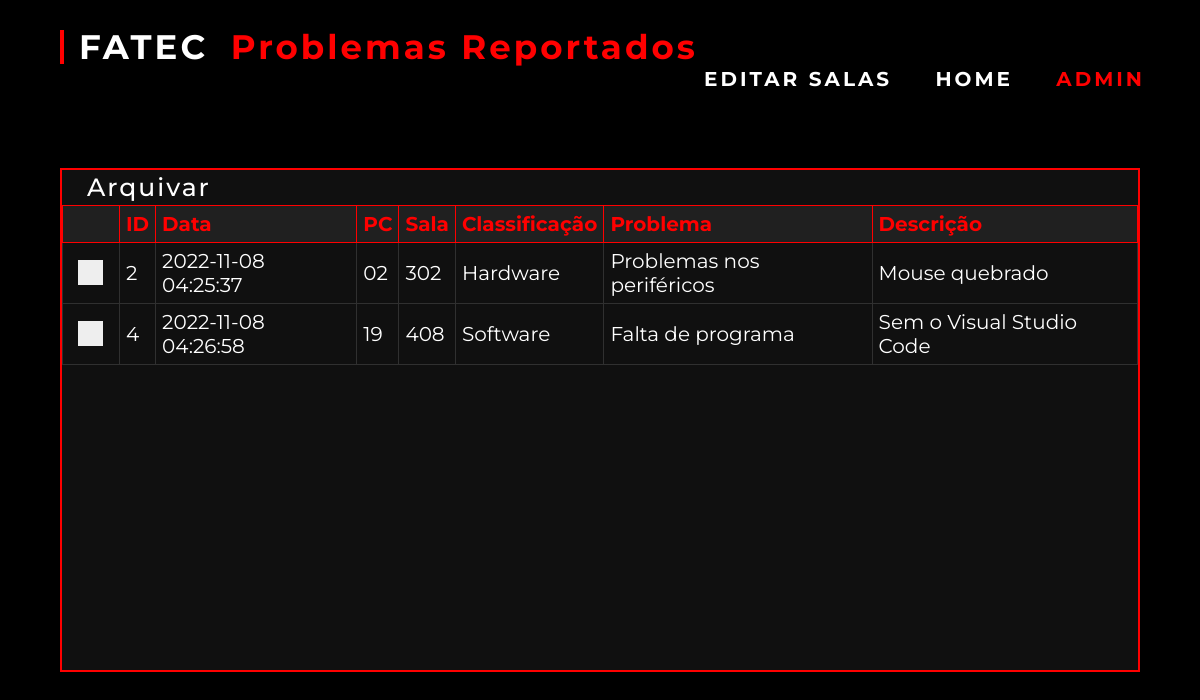
The page /admin on the database its author committed.
### tables this page shows
CREATE TABLE reports (id INTEGER PRIMARY KEY AUTOINCREMENT, data TEXT, sala TEXT, pc TEXT, desc TEXT, problema TEXT, classificacao TEXT, arquivados TEXT);

### app.py (the view)
@app.route('/admin', methods = ['POST', 'GET'])
def admin():
   with sql.connect("database.db") as con:
         con.row_factory = sql.Row
         cur = con.cursor()
         cur.execute("SELECT * FROM reports WHERE NOT arquivados = ?",("sim",))
         rows = cur.fetchall()
         return render_template("admin.html", rows = rows)
         con.close()

### templates/admin.html (shortened to what this page needs)
<!DOCTYPE html>
<html lang="br">
<head>
	<link rel="stylesheet" href="{{ url_for('static', filename='admin.css') }}">
</head>
<body>
	<div class="sala">
		<div class="editarea">
			<div class="close" onclick="toggleVisibilidade()">x</div>
		</div>
	</div>
	<div class="headertop">
		<div class="logoarea">
			<span class="logotext1">
				<a href="https://fatecsjc-prd.azurewebsites.net">FATEC</a>
			</span>
			<span class="logotext2">
				Problemas Reportados
			</span>
			<span class="buttontext">
				<a href="./edit">EDITAR SALAS</a>
				<a href="./">HOME</a>
				<a href="./admin" class="activepage">ADMIN</a>
			</span>
		</div>
	</div>
	<form id="formulario" name="formulario" method="POST" action=" {{ url_for('update') }} ">
		<div class="reportbox">
			<div>
				<span onclick="Resolver()" class="genericbutton">Arquivar</span>
			</div>
			<center>
				<table>
					{% if rows|length == 0: %}
						<tr>
							<th>sem notificações</th>
						</tr>
					{% else %}
						<tr>
							<th><p></p></th>
							<th>ID</th>
							<th>Data</th>
							<th>PC</th>
							<th>Sala</th>
							<th>Classificação</th>
							<th>Problema</th>
							<th>Descrição</th>
						</tr>
						{% for row in rows %}
							<tr>
								<td style="width: 20px; padding-bottom: 20px; padding-left: 15px;">
								<label class="check">
									<span class="checkmark"></span>
								</label>
								</td>
								<td>{{row["id"]}}</td>
								<td>{{row["data"]}}</td>
								<td>{{row["pc"]}}</td>
								<td>{{row["sala"]}}</td>
								<td>{{row["classificacao"]}}</td>
								<td>{{row["problema"]}}</td>
								<td>{{row["desc"]}}</td>
							</tr>
						{% endfor %}
					{% endif %}
				</table>
			</center>
		</div>
	</form>
</body>
</html>

### static/admin.css (style rules this page uses)
body { overflow-x: hidden; margin: 0; padding: 0; border: 0; background-color: #000000; background-size: cover; background-repeat: no-repeat; }
.headertop { padding-left: 60px; padding-top: 30px; height: 92px; position: fixed; left: 0; top: 0; right: 0; }
a { text-decoration: none; color: #ffffff; transition: color 0.5s }
.logotext1 { font-size: 34px; line-height: 1; font-weight: 700; letter-spacing: 3px; font-family: "Montserrat", sans-serif; padding: 5px; color: #ffffff; }
.logotext2 { font-size: 34px; line-height: 1; font-weight: 700; letter-spacing: 3px; font-family: "Montserrat", sans-serif; padding: 5px; color: #ff0000; }
.buttontext { margin-right: 50px; font-size: 20px; line-height: 1; font-weight: 700; letter-spacing: 3px; text-transform: uppercase; outline: none; display: inline-block; font-family: "Montserrat", sans-serif; padding: 5px; float: right; }
.activepage { color: #ff0000; }
.logoarea { padding-left: 10px; color: #ffffff; border-left: 4px solid #ff0000; }
.reportbox { margin-top: 150px; margin-left: 60px; margin-right: 60px; margin-bottom: 30px; border: 2px solid #ff0000; background-color: #101010; font-family: "Montserrat", sans-serif; font-size: 20px; color: #ffffff; height: calc(100vh - 300px); }
.genericbutton { margin-left: 20px; margin-right: 20px; font-size: 25px; line-height: 1; font-weight: 500; letter-spacing: 2px; outline: none; display: inline-block; font-family: "Montserrat", sans-serif; padding: 5px; transition: color 0.5s }
table { width: 100%; border: 1px solid #ff0000; border-collapse: collapse; }
th { padding: 6px; font-size: 20px; border: 1px solid #ff0000; text-align: left; color: #ff0000; background-color: #202020; }
td { padding: 6px; font-size: 20px; border: 1px solid #303030; text-align: left; color: #ffffff; background-color: #101010; }
.check { display: block; position: relative; padding-left: 35px; margin-bottom: 12px; cursor: pointer; font-size: 22px; -webkit-user-select: none; -moz-user-select: none; -ms-user-select: none; user-select: none; }
.checkmark { position: absolute; top: 0; left: 0; height: 25px; width: 25px; background-color: #eee; }
.checkmark:after { content: ""; position: absolute; display: none; }
.check .checkmark:after { left: 9px; top: 5px; width: 5px; height: 10px; border: solid white; border-width: 0 3px 3px 0; -webkit-transform: rotate(45deg); -ms-transform: rotate(45deg); transform: rotate(45deg); }

### rows shown on the page
reports: id "2", data "2022-11-08 04:25:37", pc "02", sala "302", classificacao "Hardware", problema "Problemas nos periféricos", desc "Mouse quebrado"
reports: id "4", data "2022-11-08 04:26:58", pc "19", sala "408", classificacao "Software", problema "Falta de programa", desc "Sem o Visual Studio Code"
